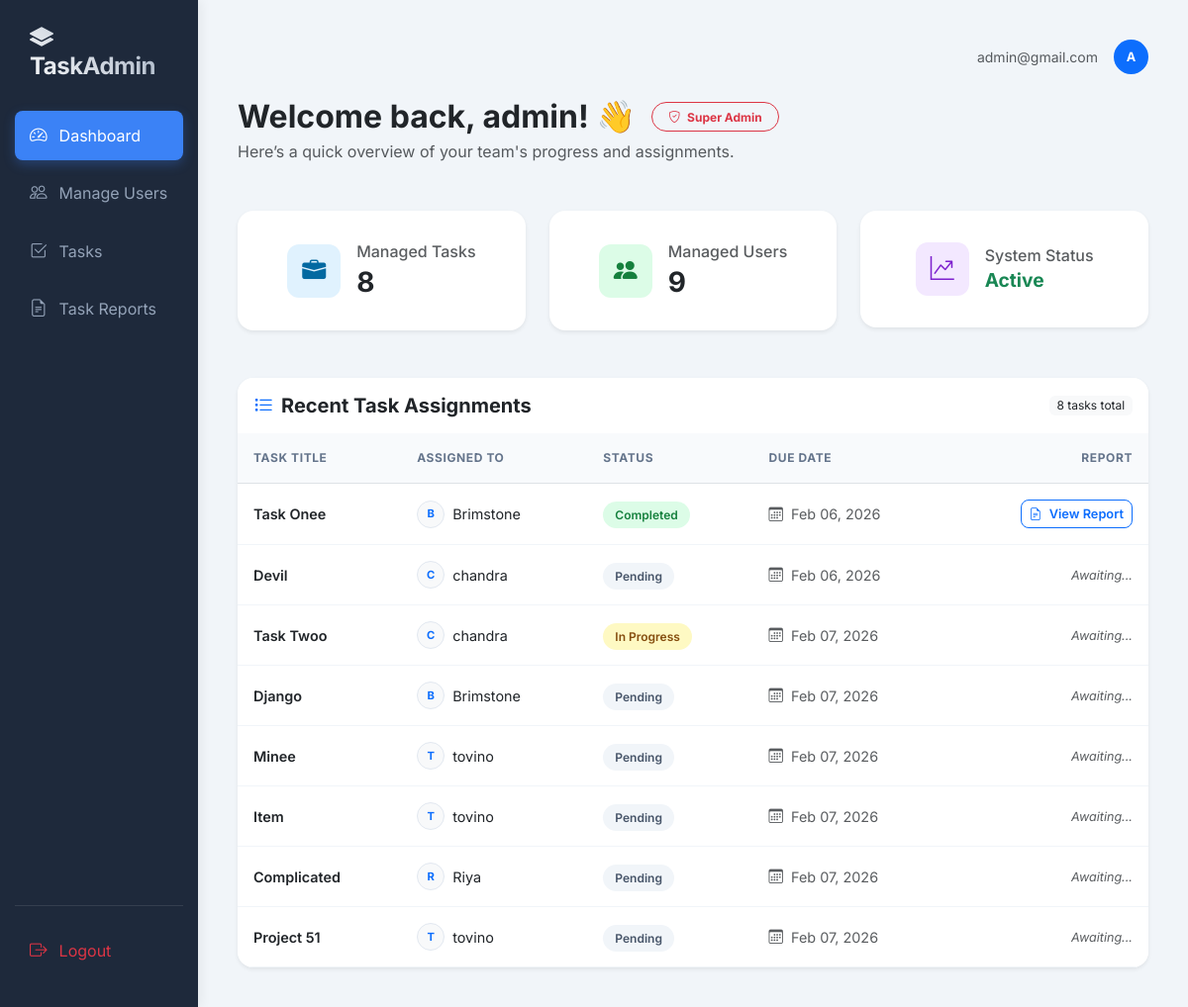
Page / (signed in) on the committed database.
### tasks/models.py (models this page shows, shortened)
class User(AbstractUser):
    ROLE_SUPERADMIN = 'superadmin'
    ROLE_ADMIN = 'admin'
    ROLE_USER = 'user'
    ROLE_CHOICES = [
        (ROLE_SUPERADMIN, 'SuperAdmin'),
        (ROLE_ADMIN, 'Admin'),
        (ROLE_USER, 'User'),
    ]
    role = models.CharField(max_length=20, choices=ROLE_CHOICES, default=ROLE_USER)
    manager = models.ForeignKey(
        'self',
        on_delete=models.SET_NULL,
        null=True, blank=True,
        limit_choices_to={'role': ROLE_ADMIN},
        related_name='managed_users'
    )
    def is_superadmin(self):
        return self.role == self.ROLE_SUPERADMIN

class Task(models.Model):
    STATUS_PENDING = 'pending'
    STATUS_IN_PROGRESS = 'in_progress'
    STATUS_COMPLETED = 'completed'
    STATUS_CHOICES = [
        (STATUS_PENDING, 'Pending'),
        (STATUS_IN_PROGRESS, 'In Progress'),
        (STATUS_COMPLETED, 'Completed'),
    ]
    title = models.CharField(max_length=255)
    description = models.TextField(blank=True)
    assigned_to = models.ForeignKey('tasks.User', on_delete=models.CASCADE, related_name='tasks')
    due_date = models.DateField(null=True, blank=True)
    status = models.CharField(max_length=30, choices=STATUS_CHOICES, default=STATUS_PENDING)
    completion_report = models.TextField(blank=True, null=True)
    worked_hours = models.DecimalField(max_digits=6, decimal_places=2, null=True, blank=True)
    created_at = models.DateTimeField(default=timezone.now)

### tasks/web_views.py (the view)
# urls.py: path('', web_views.dashboard, name='dashboard'),
@login_required
def dashboard(request):
    if request.user.is_superadmin():
        managed_users = User.objects.all()
        tasks = Task.objects.all()
    elif request.user.role == 'admin':
        managed_users = User.objects.filter(manager=request.user)
        tasks = Task.objects.filter(assigned_to__in=managed_users)
    else:
        managed_users = None
        tasks = Task.objects.filter(assigned_to=request.user)
    return render(request, 'admin/dashboard.html', {
        'tasks': tasks,
        'managed_users': managed_users,
        'total_tasks': tasks.count(),
        'completed_tasks': tasks.filter(status='completed').count(),
        'pending_tasks': tasks.filter(status='pending').count(),
    })

### tasks/templates/admin/dashboard.html (shortened to what this page needs)
{% extends 'base.html' %}
{% block content %}
<div class="mb-5">
    <div class="d-flex align-items-center mb-1">
        <h2 class="fw-bold text-dark mb-0 me-3">Welcome back, {{ request.user.username }}! 👋</h2>
        {% if request.user.role == 'superadmin' %}
            <span class="badge rounded-pill bg-danger-soft text-danger border border-danger px-3 py-2">
                <i class="bi bi-shield-check me-1"></i> Super Admin
            </span>
        {% elif request.user.role == 'admin' %}
            <span class="badge rounded-pill bg-primary-soft text-primary border border-primary px-3 py-2">
                <i class="bi bi-person-badge me-1"></i> Admin
            </span>
        {% else %}
            <span class="badge rounded-pill bg-success-soft text-success border border-success px-3 py-2">
                <i class="bi bi-person me-1"></i> User
            </span>
        {% endif %}
    </div>
    <p class="text-muted">
        {% if request.user.role == 'user' %}
            Check your tasks and update your progress for the day.
        {% else %}
            Here’s a quick overview of your team's progress and assignments.
        {% endif %}
    </p>
</div>
<div class="row g-4 mb-5">
    <div class="col-md-4">
        <div class="card stat-card shadow-sm p-3">
            <div class="card-body d-flex align-items-center">
                <div class="icon-box bg-soft-blue me-3">
                    <i class="bi bi-briefcase-fill"></i>
                </div>
                <div>
                    <h6 class="text-muted mb-1 fw-medium">Managed Tasks</h6>
                    <h3 class="fw-bold mb-0">{{ tasks.count }}</h3>
                </div>
            </div>
        </div>
    </div>
    <div class="col-md-4">
        <div class="card stat-card shadow-sm p-3">
            <div class="card-body d-flex align-items-center">
                <div class="icon-box bg-soft-green me-3">
                    <i class="bi bi-people-fill"></i>
                </div>
                <div>
                    <h6 class="text-muted mb-1 fw-medium">Managed Users</h6>
                    <h3 class="fw-bold mb-0">{{ managed_users.count }}</h3>
                </div>
            </div>
        </div>
    </div>
    <div class="col-md-4">
        <div class="card stat-card shadow-sm p-3">
            <div class="card-body d-flex align-items-center">
                <div class="icon-box bg-soft-purple me-3">
                    <i class="bi bi-graph-up-arrow"></i>
                </div>
                <div>
                    <h6 class="text-muted mb-1 fw-medium">System Status</h6>
                    <h3 class="fw-bold mb-0 text-success" style="font-size: 1.2rem;">Active</h3>
                </div>
            </div>
        </div>
    </div>
</div>
<div class="card border-0 shadow-sm" style="border-radius: 16px; overflow: hidden;">
    <div class="card-header bg-white py-3 border-0">
        <div class="d-flex justify-content-between align-items-center">
            <h5 class="fw-bold mb-0"><i class="bi bi-list-task me-2 text-primary"></i>Recent Task Assignments</h5>
            <span class="badge bg-light text-dark fw-normal">{{ tasks.count }} tasks total</span>
        </div>
    </div>
    <div class="table-responsive">
        <table class="table table-hover dashboard-table mb-0">
    <thead>
        <tr>
            <th>Task Title</th>
            <th>Assigned To</th>
            <th>Status</th>
            <th>Due Date</th>
            {% if request.user.role != 'user' %}
                <th class="text-end">Report</th>
            {% endif %}
        </tr>
    </thead>
    <tbody>
        {% for task in tasks %}
        <tr>
            <td>
                <span class="fw-semibold text-dark">{{ task.title }}</span>
            </td>
            <td>
                <div class="d-flex align-items-center">
                    <div class="rounded-circle bg-light text-primary d-flex align-items-center justify-content-center me-2" style="width: 28px; height: 28px; font-size: 0.7rem; font-weight: bold; border: 1px solid #e2e8f0;">
                        {{ task.assigned_to.username|slice:":1"|upper }}
                    </div>
                    {{ task.assigned_to.username }}
                </div>
            </td>
            <td>
                {% if task.status == 'completed' %}
                    <span class="badge-status status-completed">Completed</span>
                {% elif task.status == 'in_progress' %}
                    <span class="badge-status status-progress">In Progress</span>
                {% else %}
                    <span class="badge-status status-pending">Pending</span>
                {% endif %}
            </td>
            <td class="text-muted">
                <i class="bi bi-calendar3 me-1"></i> {{ task.due_date|date:"M d, Y"|default:"N/A" }}
            </td>
            {% if request.user.role != 'user' %}
            <td class="text-end">
                {% if task.status == 'completed' %}
                    <a href="{% url 'task_detail' task.pk %}" class="btn btn-sm btn-outline-primary btn-report">
                        <i class="bi bi-file-earmark-text me-1"></i> View Report
                    </a>
                {% else %}
                    <span class="text-muted small" style="font-style: italic;">Awaiting...</span>
                {% endif %}
            </td>
            {% endif %}
        </tr>
        {% endfor %}
    </tbody>
</table>
    </div>
</div>
{% endblock %}

### tasks/templates/base.html (shortened to what this page needs)
<!DOCTYPE html>
<html lang="en">
<head>
    <link rel="stylesheet" href="https://cdn.jsdelivr.net/npm/bootstrap@5.3.0/dist/css/bootstrap.min.css">
    <link rel="stylesheet" href="https://cdn.jsdelivr.net/npm/bootstrap-icons@1.11.0/font/bootstrap-icons.css">
</head>
<body>
    <div class="container-fluid">
        <div class="row">
            <nav class="col-md-3 col-lg-2 sidebar d-flex flex-column">
                <h4><i class="bi bi-layers-fill me-2"></i>TaskAdmin</h4>
                <div class="nav-links">
    <a href="{% url 'dashboard' %}"
       class="{% if request.resolver_match.url_name == 'dashboard' %}active{% endif %}">
        <i class="bi bi-speedometer2"></i> Dashboard
    </a>
   {% if request.user.is_superadmin %}
    <a href="{% url 'manage_users' %}"
       class="{% if request.resolver_match.url_name == 'manage_users' or 'user' in request.resolver_match.url_name %}active{% endif %}">
        <i class="bi bi-people"></i> Manage Users
    </a>
{% endif %}
<a href="{% url 'manage_tasks' %}"
   class="{% if request.resolver_match.url_name == 'manage_tasks' %}active{% endif %}">
    <i class="bi bi-check2-square"></i> Tasks
</a>
{% if request.user.role == 'superadmin' or request.user.role == 'admin' %}
    <a href="{% url 'task_reports' %}"
       class="{% if request.resolver_match.url_name == 'task_reports' %}active{% endif %}">
        <i class="bi bi-file-earmark-text"></i> Task Reports
    </a>
{% endif %}
</div>
                <div class="logout-btn mt-auto">
                    <a href="{% url 'logout' %}" class="text-danger">
                        <i class="bi bi-box-arrow-right"></i> Logout
                    </a>
                </div>
            </nav>
            <main class="col-md-9 col-lg-10 content">
                <header class="d-flex justify-content-end align-items-center mb-4">
                    <div class="user-profile d-flex align-items-center">
                        <span class="me-3 text-muted small">{{ request.user.email }}</span>
                        <div class="rounded-circle bg-primary text-white d-flex align-items-center justify-content-center fw-bold" style="width: 35px; height: 35px; font-size: 0.8rem;">
                            {{ request.user.username|slice:":1"|upper }}
                        </div>
                    </div>
                </header>
                {% block content %}{% endblock %}
            </main>
        </div>
    </div>
</body>
</html>

### tasks/templates/base.html (style rules this page uses)
:root { --sidebar-bg: #1e293b; --accent-color: #3b82f6; --text-muted: #94a3b8; --body-bg: #f1f5f9; }
body { font-family: 'Inter', sans-serif; background-color: var(--body-bg); color: #334155; }
.sidebar { min-height: 100vh; background: var(--sidebar-bg); color: white; padding: 24px 15px; box-shadow: 4px 0 10px rgba(0,0,0,0.05); transition: all 0.3s; }
.sidebar h4 { font-weight: 700; letter-spacing: -0.5px; padding-left: 15px; margin-bottom: 30px; background: linear-gradient(45deg, #fff, #94a3b8); -webkit-background-clip: text; -webkit-text-fill-color: transparent; }
.sidebar a { color: var(--text-muted); text-decoration: none; display: flex; align-items: center; padding: 12px 15px; margin-bottom: 8px; border-radius: 8px; transition: all 0.2s ease-in-out; }
.sidebar a i { margin-right: 12px; font-size: 1.1rem; }
.sidebar a.active { background: var(--accent-color); color: white; box-shadow: 0 4px 12px rgba(59, 130, 246, 0.3); }
.content { padding: 40px; }
.card { border: none; border-radius: 12px; box-shadow: 0 10px 15px -3px rgba(0, 0, 0, 0.1); background: white; }
.logout-btn { margin-top: auto; border-top: 1px solid rgba(255,255,255,0.1); padding-top: 20px; }
.stat-card { padding: 20px; border-radius: 12px; background: white; display: flex; align-items: center; }

### tasks/templates/admin/dashboard.html (style rules this page uses)
.stat-card { border: none; border-radius: 16px; transition: transform 0.2s ease, box-shadow 0.2s ease; background: #ffffff; }
.icon-box { width: 54px; height: 54px; display: flex; align-items: center; justify-content: center; border-radius: 12px; font-size: 1.5rem; }
.bg-soft-blue { background-color: #e0f2fe; color: #0369a1; }
.bg-soft-green { background-color: #dcfce7; color: #15803d; }
.bg-soft-purple { background-color: #f3e8ff; color: #7e22ce; }
.dashboard-table thead th { background-color: #f8fafc; border-top: none; font-size: 0.75rem; text-transform: uppercase; letter-spacing: 0.05em; font-weight: 700; color: #64748b; padding: 16px; }
.dashboard-table tbody td { padding: 16px; vertical-align: middle; font-size: 0.9rem; border-bottom: 1px solid #f1f5f9; }
.badge-status { padding: 6px 12px; border-radius: 20px; font-weight: 600; font-size: 0.75rem; }
.status-completed { background: #dcfce7; color: #15803d; }
.status-progress { background: #fef9c3; color: #854d0e; }
.status-pending { background: #f1f5f9; color: #475569; }
.btn-report { border-radius: 8px; font-weight: 600; font-size: 0.8rem; transition: all 0.2s; }

### rows in the picture
User: user.email "admin@gmail.com", user.username "A", user.username "admin"
Task: title "Task Onee", assigned_to.username "B", assigned_to.username "Brimstone", status "Completed", due_date "Feb 06, 2026"
Task: title "Devil", assigned_to.username "C", assigned_to.username "chandra", status "Pending", due_date "Feb 06, 2026"
Task: title "Task Twoo", assigned_to.username "C", assigned_to.username "chandra", status "In Progress", due_date "Feb 07, 2026"
Task: title "Django", assigned_to.username "B", assigned_to.username "Brimstone", status "Pending", due_date "Feb 07, 2026"
Task: title "Minee", assigned_to.username "T", assigned_to.username "tovino", status "Pending", due_date "Feb 07, 2026"
Task: title "Item", assigned_to.username "T", assigned_to.username "tovino", status "Pending", due_date "Feb 07, 2026"
Task: title "Complicated", assigned_to.username "R", assigned_to.username "Riya", status "Pending", due_date "Feb 07, 2026"
Task: title "Project 51", assigned_to.username "T", assigned_to.username "tovino", status "Pending", due_date "Feb 07, 2026"

### other values in the picture
{{ tasks.count }} "8"
{{ managed_users.count }} "9"
